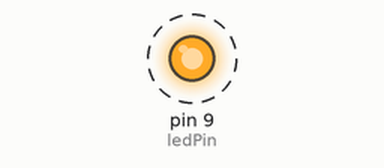
Bench run of a sketch on a simulated Arduino Uno, built with avr-gcc and run on an emulated ATmega328P. On the bench: output pins drawn as LEDs (lit = HIGH). Dashed ring = blinking.

Above: at 0.2 s.
Timing chart, 0 to 3.0 s (numbered marks = the images above):
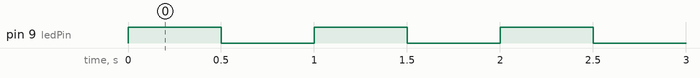

The sketch:

Led1.ino
```cpp
const int ledPin = 9;
const int tiempo = 500;

void setup() {
  pinMode(ledPin, OUTPUT);
}

void loop() {
  digitalWrite (ledPin, HIGH);
  delay(tiempo);
  digitalWrite(ledPin, LOW);
  delay(tiempo);
}
```

Measured:
- by itself, pin 9 (ledPin): alternates HIGH for 0.50 s and LOW for 0.50 s
